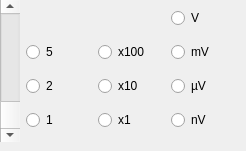
              <widget class="QWidget" name="SensitivityNormal">
               <attribute name="title">
                <string>Sensitivity</string>
               </attribute>
               <widget class="QScrollBar" name="SensNormalSlider">
                <property name="geometry">
                 <rect>
                  <x>0</x>
                  <y>0</y>
                  <width>20</width>
                  <height>142</height>
                 </rect>
                </property>
                <property name="sizePolicy">
                 <sizepolicy hsizetype="Fixed" vsizetype="MinimumExpanding">
                  <horstretch>0</horstretch>
                  <verstretch>0</verstretch>
                 </sizepolicy>
                </property>
                <property name="baseSize">
                 <size>
                  <width>20</width>
                  <height>142</height>
                 </size>
                </property>
                <property name="maximum">
                 <number>26</number>
                </property>
                <property name="pageStep">
                 <number>1</number>
                </property>
                <property name="orientation">
                 <enum>Qt::Orientation::Vertical</enum>
                </property>
                <property name="invertedAppearance">
                 <bool>true</bool>
                </property>
                <property name="invertedControls">
                 <bool>false</bool>
                </property>
               </widget>
               <widget class="QWidget" name="SensNormalGrid" native="true">
                <property name="geometry">
                 <rect>
                  <x>26</x>
                  <y>0</y>
                  <width>211</width>
                  <height>142</height>
                 </rect>
                </property>
                <property name="sizePolicy">
                 <sizepolicy hsizetype="MinimumExpanding" vsizetype="MinimumExpanding">
                  <horstretch>0</horstretch>
                  <verstretch>0</verstretch>
                 </sizepolicy>
                </property>
                <property name="baseSize">
                 <size>
                  <width>185</width>
                  <height>142</height>
                 </size>
                </property>
                <layout class="QGridLayout" name="gridLayout_9">
                 <item row="2" column="0">
                  <widget class="QRadioButton" name="SensNormal2">
                   <property name="text">
                    <string>2</string>
                   </property>
                   <property name="autoExclusive">
                    <bool>false</bool>
                   </property>
                  </widget>
                 </item>
                 <item row="1" column="1">
                  <widget class="QRadioButton" name="SensNormalx100">
                   <property name="text">
                    <string>x100</string>
                   </property>
                   <property name="autoExclusive">
                    <bool>false</bool>
                   </property>
                  </widget>
                 </item>
                 <item row="0" column="2">
                  <widget class="QRadioButton" name="SensNormalV">
                   <property name="text">
                    <string>V</string>
                   </property>
                   <property name="autoExclusive">
                    <bool>false</bool>
                   </property>
                  </widget>
                 </item>
                 <item row="2" column="2">
                  <widget class="QRadioButton" name="SensNormalmicroV">
                   <property name="text">
                    <string>µV</string>
                   </property>
                   <property name="autoExclusive">
                    <bool>false</bool>
                   </property>
                  </widget>
                 </item>
                 <item row="2" column="1">
                  <widget class="QRadioButton" name="SensNormalx10">
                   <property name="text">
                    <string>x10</string>
                   </property>
                   <property name="autoExclusive">
                    <bool>false</bool>
                   </property>
                  </widget>
                 </item>
                 <item row="1" column="2">
                  <widget class="QRadioButton" name="SensNormalmV">
                   <property name="text">
                    <string>mV</string>
                   </property>
                   <property name="autoExclusive">
                    <bool>false</bool>
                   </property>
                  </widget>
                 </item>
                 <item row="3" column="1">
                  <widget class="QRadioButton" name="SensNormalx1">
                   <property name="text">
                    <string>x1</string>
                   </property>
                   <property name="autoExclusive">
                    <bool>false</bool>
                   </property>
                  </widget>
                 </item>
                 <item row="3" column="2">
                  <widget class="QRadioButton" name="SensNormalnV">
                   <property name="text">
                    <string>nV</string>
                   </property>
                   <property name="autoExclusive">
                    <bool>false</bool>
                   </property>
                  </widget>
                 </item>
                 <item row="3" column="0">
                  <widget class="QRadioButton" name="SensNormal1">
                   <property name="text">
                    <string>1</string>
                   </property>
                   <property name="autoExclusive">
                    <bool>false</bool>
                   </property>
                  </widget>
                 </item>
                 <item row="1" column="0">
                  <widget class="QRadioButton" name="SensNormal5">
                   <property name="text">
                    <string>5</string>
                   </property>
                   <property name="autoExclusive">
                    <bool>false</bool>
                   </property>
                  </widget>
                 </item>
                </layout>
               </widget>
              </widget>
